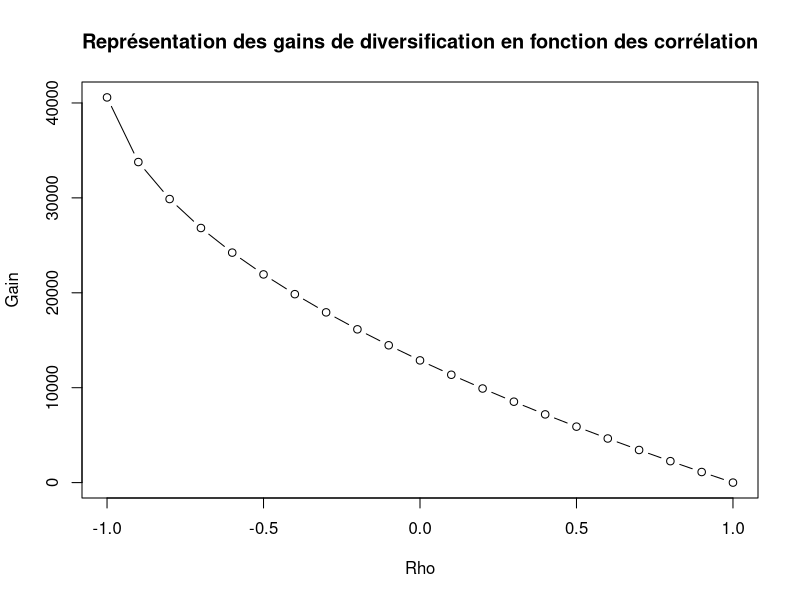

Write the R code that produced this figure.
## ---- chunk 1
require(graphics)
p=0.01
N=250
n=10
# Compute P(X < n) for X Binomial(N,p)
for (i in 1:10){
  print(i)
  print(sum(dbinom(0:i, N, p)))
}

## ---- chunk 2
pnorm(q=c(-0.1), mean = 0.1, sd = 0.35, lower.tail = TRUE, log.p = FALSE)
## ---- chunk 3

qnorm(0.99, mean = 0, sd = 80, lower.tail = TRUE, log.p = FALSE)
## ---- chunk 4
x <- - qnorm(0.05, mean = 0.0015, sd = 0.0235, lower.tail = TRUE, log.p = FALSE)
VaR <- x*sqrt(10**6)
## ---- chunk 5
VaR5 <- qnorm(0.95, mean = 0.0015, sd = 0.0235, lower.tail = TRUE, log.p = FALSE)-0.0015
VaR <- c(VaR5)
VaR
## ---- chunk 6
sigma_A <- 0.015
sigma_B <- 0.0235
rho_AB <- -0.25
S_A <- 975000
S_B <- 525000
p_A <- 1
p_B <- 1

PnL <- sigma_A^2 * p_A^2 * S_A^2 + sigma_B^2 * p_B^2 * S_B^2 + 2*(-0.25)*sigma_A*sigma_B*p_A*p_B * S_A * S_B

q_alpha <- qnorm(0.05, mean = 0, sd = 1, lower.tail = TRUE, log.p = FALSE)

VaR <- -q_alpha * sqrt(PnL)
VaR



## ---- chunk 7

Rho <- seq(from = -1, to = 1, by = 0.1)

VaR <- 1:length(Rho)

q_alpha <- qnorm(0.05, mean = 0, sd = 1, lower.tail = TRUE, log.p = FALSE)

i <- 1

VaR_A <- - q_alpha * p_A * sigma_A * S_A
VaR_B <- - q_alpha * p_B * sigma_B * S_B
som_VaR <- VaR_A + VaR_B

Gain <- rep(0, times = length(Rho))

for (corr in Rho)
{
  PnL <- sigma_A^2 * p_A^2 * S_A^2 + sigma_B^2 * p_B^2 * S_B^2+     2*corr*sigma_A*sigma_B*p_A*p_B * S_A * S_B
  VaR[i] <- - q_alpha * sqrt(PnL)
  
  Gain[i] <- som_VaR - VaR[i]
  
  i <- i+1
}
## ---- chunk 8

plot(Rho, Gain, type = "b", main = "Représentation des gains de diversification en fonction des corrélation" )
